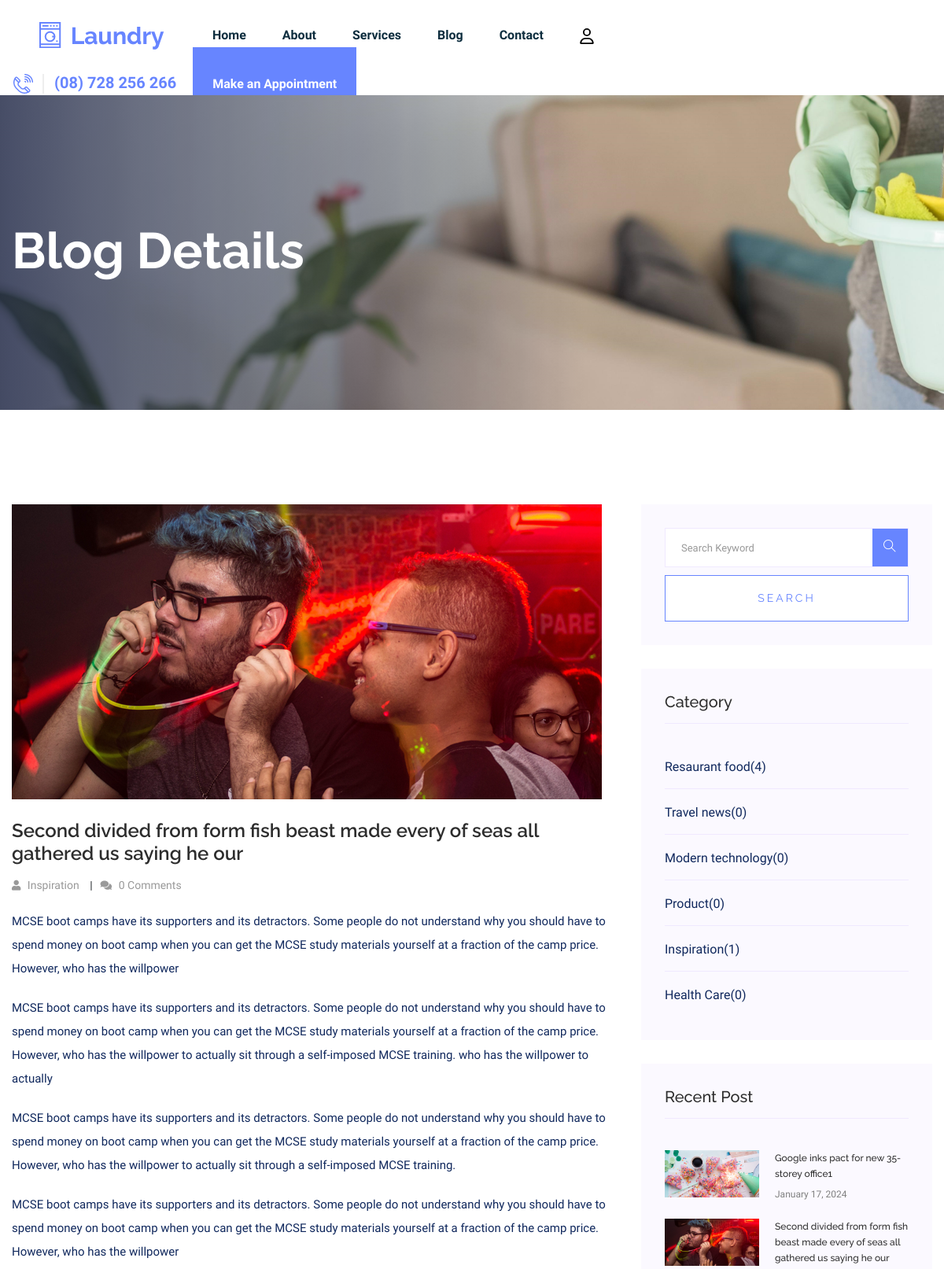
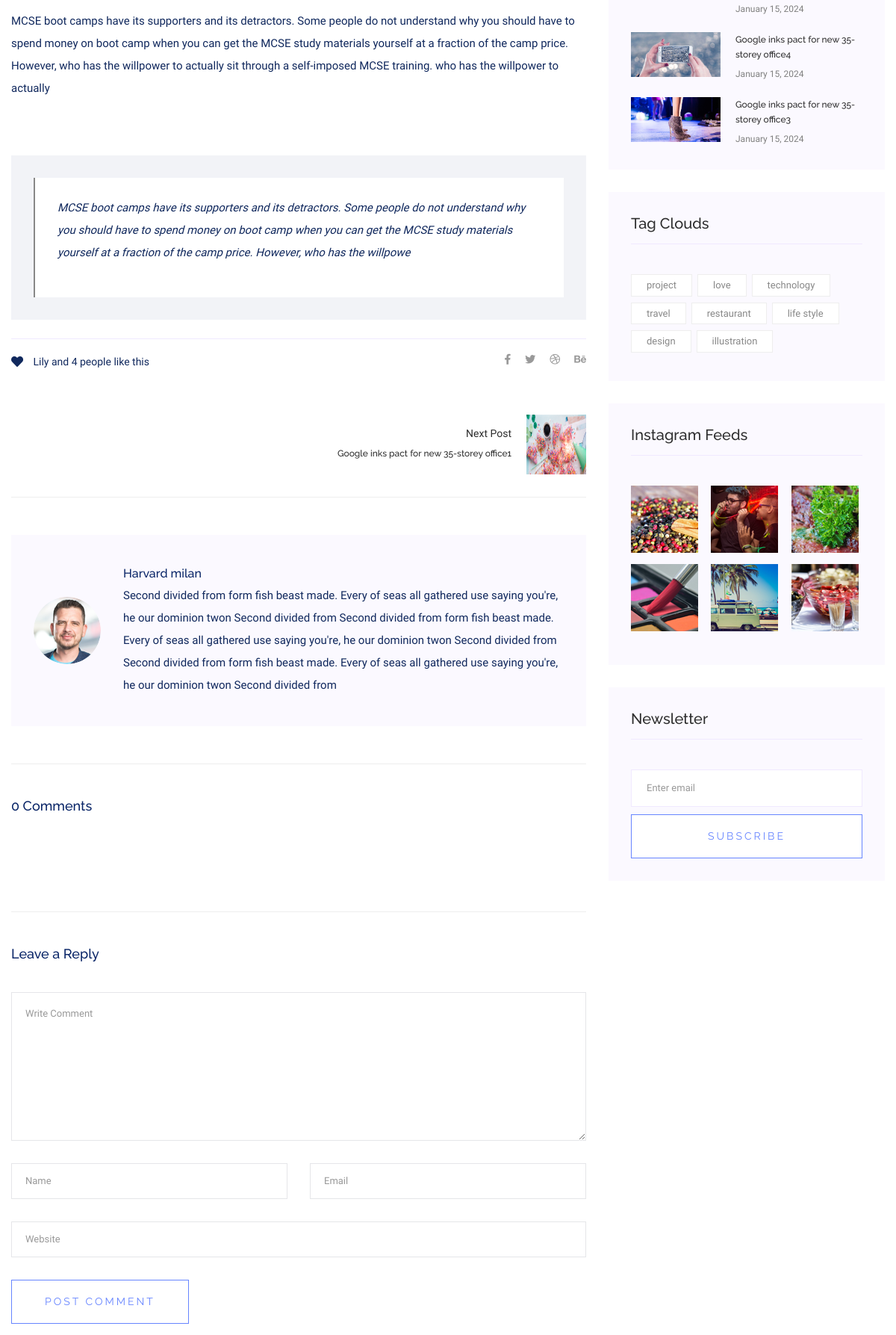
The app's page /Blog/Blog/blog_details/1/ (upper part) with its own data (2 pictures, top to bottom).
### Blog/models.py (models this page shows, shortened)
class Blog(models.Model):
    author = models.ForeignKey(Author, on_delete=models.CASCADE,null=True)
    image = models.ImageField(upload_to='blog_images/')
    date = models.DateField(default=timezone.now)
    title = models.CharField(max_length=200)
    content = RichTextField()
    categories = models.ManyToManyField(Category)

class Category(models.Model):
    name = models.CharField(max_length=100)

class Author(models.Model):
    name = models.CharField(max_length=255)
    bio = models.TextField()
    image = models.ImageField(upload_to='author_images/', null=True, blank=True)

### Blog/views.py (the view)
# urls.py: path('Blog/blog_details/<int:pk>/',views.blog_details,name='blog_details'),
def blog_details(request,pk):
    categories=Category.objects.all()
    recent_blogs = Blog.objects.order_by('-date')[:4]
    blog=get_object_or_404(Blog, pk=pk)
    booking =Booking.objects.all()
    services = LaundryService.objects.all()
    form = BookingForm()
    form2 = CommentForm()
    next_post = Blog.objects.filter(date__gt=blog.date).order_by('date').first()
    prev_post = Blog.objects.filter(date__lt=blog.date).order_by('-date').first()
    return render(request,'blog/blog_details.html', {'form': form,
                                                     'form2':form2,
                                                     'services':services,
                                                     'booking':booking,
                                                     'blog': blog,
                                                     'prev_post': prev_post,
                                                     'next_post': next_post,
                                                     'categories':categories,
                                                     'recent_blogs':recent_blogs,})

### main/forms.py (shortened to what this page needs)
class BookingForm(forms.ModelForm):
    phone = forms.CharField(max_length=10, required=True)
    address = forms.CharField(widget=forms.Textarea, required=True)
    date = forms.DateField(widget=forms.DateInput(attrs={'type': 'date'}), required=True)
    time = forms.TimeField(widget=forms.TimeInput(attrs={'type': 'time'}), required=True)
    message = forms.CharField(widget=forms.Textarea, required=False)
    class Meta:
        model = Booking
        fields = ['service','phone', 'address', 'date', 'time', 'message']

### Blog/forms.py
class CommentForm(forms.ModelForm):
    class Meta:
        model = Comment
        fields = ['name', 'email', 'website', 'comment']

### Blog/templates/blog/blog_details.html (shortened to what this page needs)
{% extends "main/base.html" %}
{% load static %}
{% block content %}
<main>
    <div class="slider-area2 section-bg2 hero-overly" data-background="{% static 'assets/img/hero/hero2.png' %}">
      <div class="slider-height2 d-flex align-items-center">
        <div class="container">
          <div class="row">
            <div class="col-xl-12">
              <div class="hero-cap hero-cap2">
                <h2>Blog Details</h2>
              </div>
            </div>
          </div>
        </div>
      </div>
    </div>
    <section class="blog_area single-post-area section-padding">
     <div class="container">
      <div class="row">
       <div class="col-lg-8 posts-list">
        <div class="single-post">
         <div class="feature-img">
          <img class="img-fluid" src="{{ blog.image.url }}" alt="">
        </div>
        <div class="blog_details">
          <h2 style="color: #2d2d2d;">{{ blog.title }}
         </h2>
         <ul class="blog-info-link">
          <li><a href="#"><i class="fa fa-user"></i>
              {% for category in blog.categories.all %}
                  {{ category.name }}
              {% endfor %}
          </a></li>
          <li><a href="#"><i class="fa fa-comments"></i> {{ blog.comment_set.count }} Comments</a></li>
         </ul>
         <p class="excert">
          {{ blog.content|safe }}
         </p>
         <div class="quote-wrapper">
           <div class="quotes">
            {{ blog.content|slice:250|safe }}
          </div>
        </div>
     </div>
   </div>
   <div class="navigation-top">
     <div class="d-sm-flex justify-content-between text-center">
      <p class="like-info"><span class="align-middle"><i class="fa fa-heart"></i></span> Lily and 4
      people like this</p>
      <div class="col-sm-4 text-center my-2 my-sm-0">
      </div>
      <ul class="social-icons">
       <li><a href="https://www.facebook.com/sai4ull"><i class="fab fa-facebook-f"></i></a></li>
       <li><a href="#"><i class="fab fa-twitter"></i></a></li>
       <li><a href="#"><i class="fab fa-dribbble"></i></a></li>
       <li><a href="#"><i class="fab fa-behance"></i></a></li>
     </ul>
   </div>
   <div class="navigation-area">
    <div class="row">
        <div class="col-lg-6 col-md-6 col-12 nav-left flex-row d-flex justify-content-start align-items-center">
        </div>
        <div class="col-lg-6 col-md-6 col-12 nav-right flex-row d-flex justify-content-end align-items-center">
            {% if next_post %}
                <div class="detials">
                    <p style="color: #2d2d2d;font-size:14px">Next Post</p>
                    <a href="{% url 'Blog:blog_details' next_post.id %}">
                        <h4 style="color: #2d2d2d;font-size:12px">{{ next_post.title }}</h4>
                    </a>
                </div>
                <div class="arrow">
                    <a href="{% url 'Blog:blog_details' next_post.id %}">
                    </a>
                </div>
                <div class="thumb">
                    <a href="{% url 'Blog:blog_details' next_post.id %}">
                        <img class="img-fluid" src="{{ next_post.image.url }}" style="height:8rem;width:8rem;" alt="">
                    </a>
                </div>
            {% endif %}
        </div>
    </div>
</div>
</div>
<div class="blog-author">
  <div class="media align-items-center">
      <img src="{{ blog.author.image.url }}" alt="{% if blog.author.name %}{{ blog.author.name }}{% endif %}">
      <div class="media-body">
          <a href="#">
              <h4>{% if blog.author.name %}{{ blog.author.name }}{% endif %}</h4>
          </a>
          <p>{% if blog.author.bio %}{{ blog.author.bio }}{% endif %}</p>
      </div>
  </div>
</div>
<div class="comments-area">
  <h4>{{ blog.comment_set.count }} Comments</h4>
</div>
<div class="comment-form">
 <h4>Leave a Reply</h4>
 <form class="form-contact comment_form" action="{% url 'Blog:post_comment' blog.pk %}" method="post" id="commentForm">
  <div class="row">
   <div class="col-12">
    <div class="form-group">
     <textarea class="form-control w-100" name="comment" id="comment" cols="30" rows="9"
     placeholder="Write Comment"></textarea>
   </div>
 </div>
 <div class="col-sm-6">
  <div class="form-group">
   <input class="form-control" name="name" id="name" type="text" placeholder="Name">
 </div>
</div>
<div class="col-sm-6">
  <div class="form-group">
   <input class="form-control" name="email" id="email" type="email" placeholder="Email">
 </div>
</div>
<div class="col-12">
  <div class="form-group">
   <input class="form-control" name="website" id="website" type="text" placeholder="Website">
 </div>
</div>
</div>
<div class="form-group">
 <button type="submit" class="button button-contactForm btn_1 boxed-btn">Post Comment</button>
</div>
</form>
</div>
</div>
<div class="col-lg-4">
  <div class="blog_right_sidebar">
    <aside class="single_sidebar_widget search_widget">
        <form action="{% url 'Blog:search_results' %}" method="get">
            <div class="form-group">
                <div class="input-group mb-3">
                    <input type="text" name="q" class="form-control" placeholder='Search Keyword'
                        onfocus="this.placeholder = ''" onblur="this.placeholder = 'Search Keyword'">
                    <div class="input-group-append">
                        <button class="btns" type="submit"><i class="ti-search"></i></button>
                    </div>
                </div>
            </div>
            <button class="button rounded-0 primary-bg text-white w-100 btn_1 boxed-btn" type="submit">Search</button>
        </form>
    </aside>
<aside class="single_sidebar_widget post_category_widget">
  <h4 class="widget_title" style="color: #2d2d2d;">Category</h4>
  <ul class="list cat-list">
      {% for category in categories %}
      <li>
          <a href="#" class="d-flex">
              <p>{{ category.name }}</p>
              <p>({{ category.blog_set.count }})</p>
          </a>
      </li>
      {% endfor %}
  </ul>
</aside>
<aside class="single_sidebar_widget popular_post_widget">
  <h3 class="widget_title" style="color: #2d2d2d;">Recent Post</h3>
  {% for recent_blog in recent_blogs %}
      <div class="media post_item">
          <img src="{{ recent_blog.image.url }}" style="height:6rem;" alt="post">
          <div class="media-body">
              <a href="{% url 'Blog:blog_details' recent_blog.pk %}">
                  <h3 style="color: #2d2d2d;font-size:12px;">{{ recent_blog.title }}</h3>
              </a>
              <p style="font-size:12px;color:gray;">{{ recent_blog.date|date:"F j, Y" }}</p>
          </div>
      </div>
  {% endfor %}
</aside>
<aside class="single_sidebar_widget tag_cloud_widget">
  <h4 class="widget_title" style="color: #2d2d2d;">Tag Clouds</h4>
  <ul class="list">
   <li>
    <a href="#">project</a>
  </li>
  <li>
    <a href="#">love</a>
  </li>
  <li>
    <a href="#">technology</a>
  </li>
  <li>
    <a href="#">travel</a>
  </li>
  <li>
    <a href="#">restaurant</a>
  </li>
  <li>
    <a href="#">life style</a>
  </li>
  <li>
    <a href="#">design</a>
  </li>
  <li>
    <a href="#">illustration</a>
  </li>
</ul>
</aside>
<aside class="single_sidebar_widget instagram_feeds">
  <h4 class="widget_title" style="color: #2d2d2d;">Instagram Feeds</h4>
  <ul class="instagram_row flex-wrap">
   <li>
    <a href="#">
     <img class="img-fluid" src="{% static 'assets/img/post/post_5.png' %}" alt="">
   </a>
 </li>
 <li>
  <a href="#">
   <img class="img-fluid" src="{% static 'assets/img/post/post_6.png' %}" alt="">
 </a>
</li>
<li>
  <a href="#">
   <img class="img-fluid" src="{% static 'assets/img/post/post_7.png' %}" alt="">
 </a>
</li>
<li>
  <a href="#">
   <img class="img-fluid" src="{% static 'assets/img/post/post_8.png' %}" alt="">
 </a>
</li>
<li>
  <a href="#">
   <img class="img-fluid" src="{% static 'assets/img/post/post_9.png' %}" alt="">
 </a>
</li>
<li>
  <a href="#">
   <img class="img-fluid" src="{% static 'assets/img/post/post_10.png' %}" alt="">
 </a>
</li>
</ul>
</aside>
<aside class="single_sidebar_widget newsletter_widget">
  <h4 class="widget_title" style="color: #2d2d2d;">Newsletter</h4>
  <form action="#">
    <div class="form-group">
      <input type="email" class="form-control" onfocus="this.placeholder = ''" onblur="this.placeholder = 'Enter email'" placeholder='Enter email' required>
    </div>
    <button class="button rounded-0 primary-bg text-white w-100 btn_1 boxed-btn" type="submit">Subscribe</button>
  </form>
</aside>
</div>
</div>
</div>
</div>
</section>
</main>
{% endblock %}

### records on screen
Blog: image (picture), title "Second divided from form fish beast made every of seas all gathered us saying he our", comment_set.count "0", content "MCSE boot camps have its supporters and its detractors. Some people do not understand why you should have to spend money on boot camp when you can get the MCSE study materials yourself at a fraction of the camp price. However, who has the willpower MCSE boot camps have its supporters and its detractors. Some people do not understand why you should have to spend money on boot camp when you can get the MCSE study materials yourself at a fraction of the camp price. However, who has the willpower to actually sit through a self-imposed MCSE training. who has the willpower to actually MCSE boot camps have its supporters and its detractors. Some people do not understand why you should have to…", content "MCSE boot camps have its supporters and its detractors. Some people do not understand why you should have to spend money on boot camp when you can get the MCSE study materials yourself at a fraction of the camp price. However, who has the willpowe", author.image (picture), author.name "Harvard milan", author.bio "Second divided from form fish beast made. Every of seas all gathered use saying you're, he our dominion twon Second divided from Second divided from form fish beast made. Every of seas all gathered use saying you're, he our dominion twon Second divided from Second divided from form fish beast made. Every of seas all gathered use saying you're, he our dominion twon Second divided from", date "January 15, 2024"
Category: name "Inspiration", blog_set.count "1"
Blog: title "Google inks pact for new 35-storey office1", image (picture), date "January 17, 2024"
Category: name "Resaurant food", blog_set.count "4"
Category: name "Travel news", blog_set.count "0"
Category: name "Modern technology", blog_set.count "0"
Category: name "Product", blog_set.count "0"
Category: name "Health Care", blog_set.count "0"
Blog: image (picture), title "Google inks pact for new 35-storey office4", date "January 15, 2024"
Blog: image (picture), title "Google inks pact for new 35-storey office3", date "January 15, 2024"
